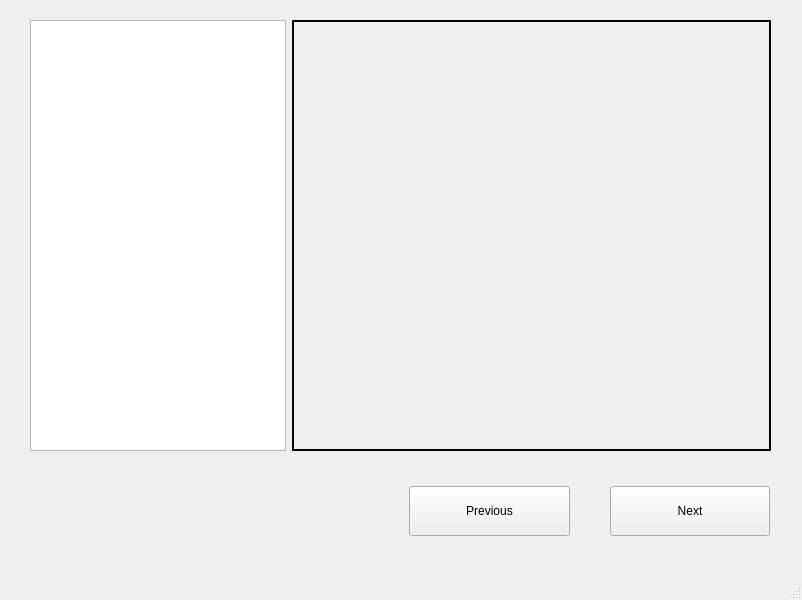
<?xml version="1.0" encoding="UTF-8"?>
<ui version="4.0">
 <class>MainWindow</class>
 <widget class="QMainWindow" name="MainWindow">
  <property name="geometry">
   <rect>
    <x>0</x>
    <y>0</y>
    <width>802</width>
    <height>600</height>
   </rect>
  </property>
  <property name="windowTitle">
   <string>MainWindow</string>
  </property>
  <widget class="QWidget" name="centralwidget">
   <widget class="QWidget" name="gridLayoutWidget">
    <property name="geometry">
     <rect>
      <x>10</x>
      <y>0</y>
      <width>781</width>
      <height>451</height>
     </rect>
    </property>
    <layout class="QGridLayout" name="gridLayout">
     <property name="leftMargin">
      <number>20</number>
     </property>
     <property name="topMargin">
      <number>20</number>
     </property>
     <property name="rightMargin">
      <number>20</number>
     </property>
     <item row="0" column="1">
      <widget class="QLabel" name="label">
       <property name="styleSheet">
        <string notr="true">border-style: solid; border-width: 2px; border-color: black;</string>
       </property>
       <property name="text">
        <string/>
       </property>
       <property name="pixmap">
        <pixmap>mario.jpeg</pixmap>
       </property>
       <property name="alignment">
        <set>Qt::AlignCenter</set>
       </property>
      </widget>
     </item>
     <item row="0" column="0">
      <layout class="QVBoxLayout" name="verticalLayout">
       <item>
        <widget class="QPlainTextEdit" name="plainTextEdit">
         <property name="enabled">
          <bool>true</bool>
         </property>
         <property name="sizePolicy">
          <sizepolicy hsizetype="Fixed" vsizetype="Expanding">
           <horstretch>0</horstretch>
           <verstretch>0</verstretch>
          </sizepolicy>
         </property>
         <property name="font">
          <font>
           <weight>75</weight>
           <bold>true</bold>
          </font>
         </property>
         <property name="readOnly">
          <bool>true</bool>
         </property>
        </widget>
       </item>
      </layout>
     </item>
    </layout>
   </widget>
   <widget class="QWidget" name="horizontalLayoutWidget">
    <property name="geometry">
     <rect>
      <x>409</x>
      <y>460</y>
      <width>361</width>
      <height>102</height>
     </rect>
    </property>
    <layout class="QHBoxLayout" name="horizontalLayout">
     <property name="spacing">
      <number>40</number>
     </property>
     <item>
      <widget class="QPushButton" name="PreviousButton">
       <property name="enabled">
        <bool>true</bool>
       </property>
       <property name="minimumSize">
        <size>
         <width>0</width>
         <height>50</height>
        </size>
       </property>
       <property name="sizeIncrement">
        <size>
         <width>0</width>
         <height>0</height>
        </size>
       </property>
       <property name="text">
        <string>Previous</string>
       </property>
      </widget>
     </item>
     <item>
      <widget class="QPushButton" name="NextButton">
       <property name="sizePolicy">
        <sizepolicy hsizetype="Minimum" vsizetype="Fixed">
         <horstretch>0</horstretch>
         <verstretch>10</verstretch>
        </sizepolicy>
       </property>
       <property name="minimumSize">
        <size>
         <width>0</width>
         <height>50</height>
        </size>
       </property>
       <property name="baseSize">
        <size>
         <width>0</width>
         <height>0</height>
        </size>
       </property>
       <property name="text">
        <string>Next</string>
       </property>
      </widget>
     </item>
    </layout>
   </widget>
  </widget>
  <widget class="QMenuBar" name="menubar">
   <property name="geometry">
    <rect>
     <x>0</x>
     <y>0</y>
     <width>802</width>
     <height>22</height>
    </rect>
   </property>
  </widget>
  <widget class="QStatusBar" name="statusbar"/>
 </widget>
 <resources/>
 <connections/>
</ui>
